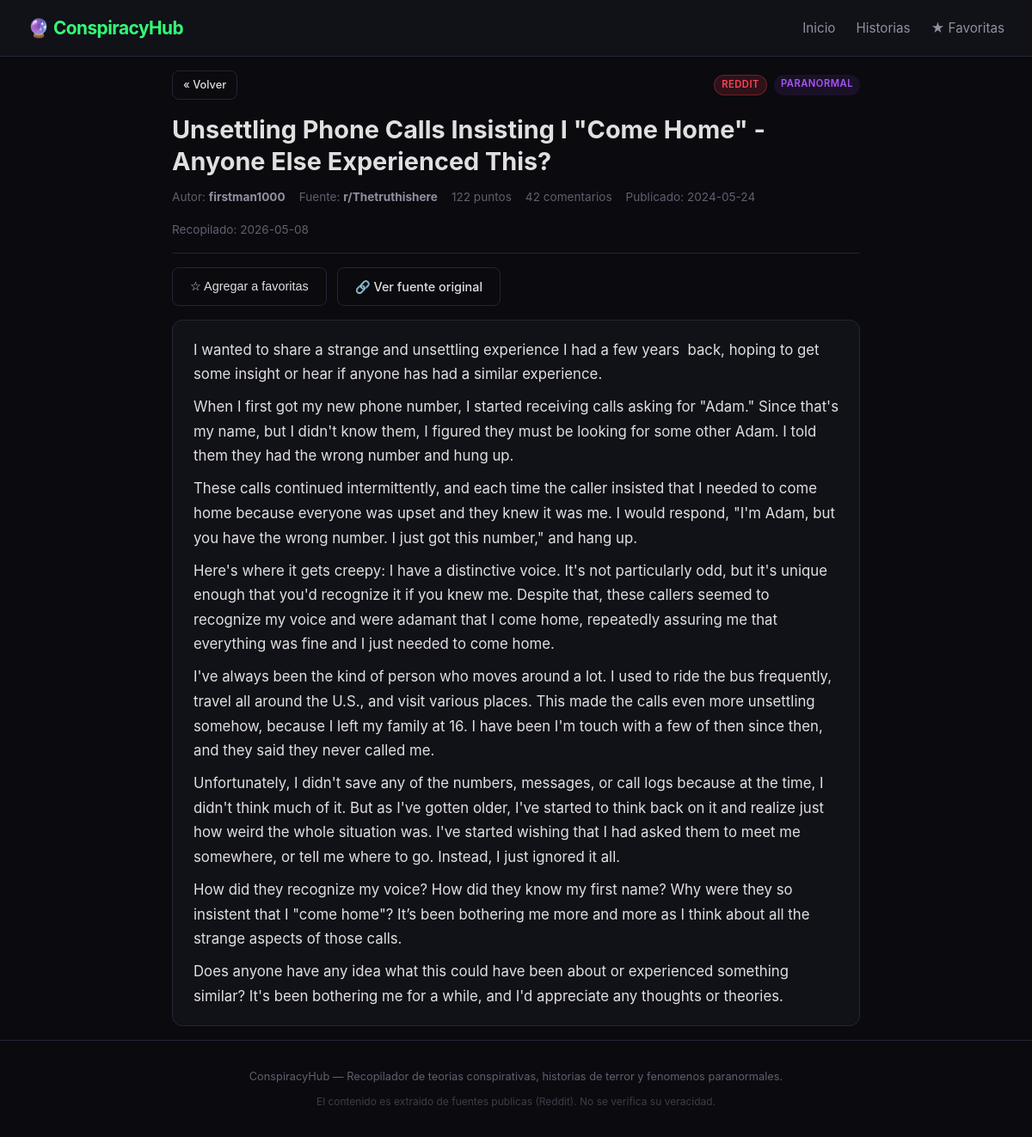
/stories/83, run on the app's committed database.
### tables this page shows
CREATE TABLE stories (
    id INTEGER PRIMARY KEY AUTOINCREMENT,
    title TEXT NOT NULL,
    content TEXT DEFAULT '',
    author TEXT DEFAULT '',
    source TEXT NOT NULL,
    source_url TEXT NOT NULL,
    sub_source TEXT DEFAULT '',
    score INTEGER DEFAULT 0,
    comment_count INTEGER DEFAULT 0,
    category TEXT DEFAULT 'paranormal',
    published_at TIMESTAMP,
    fetched_at TIMESTAMP DEFAULT CURRENT_TIMESTAMP,
    is_favorite INTEGER DEFAULT 0
);

### app.py (the view)
@app.get("/stories/{story_id}", response_class=HTMLResponse)
async def story_detail(request: Request, story_id: int):
    story = get_story(story_id)
    if not story:
        return templates.TemplateResponse(
            "story_detail.html",
            {"request": request, "story": None, "categories": CATEGORIES},
            status_code=404,
        )
    return templates.TemplateResponse(
        "story_detail.html",
        {"request": request, "story": story, "categories": CATEGORIES},
    )

### templates/story_detail.html (shortened to what this page needs)
{% extends "base.html" %}
{% block content %}
{% if story %}
<article class="story-detail">
    <div class="story-header">
        <a href="/stories" class="btn btn-outline btn-sm">&laquo; Volver</a>
        <div class="story-badges">
            <span class="badge badge-{{ story.source }}">{{ story.source }}</span>
            <span class="badge badge-{{ story.category }}">{{ story.category }}</span>
        </div>
    </div>
    <h1 class="story-title">{{ story.title }}</h1>
    <div class="story-info">
        {% if story.author %}<span>Autor: <strong>{{ story.author }}</strong></span>{% endif %}
        {% if story.sub_source %}<span>Fuente: <strong>{% if story.source == 'reddit' %}r/{% endif %}{{ story.sub_source }}</strong></span>{% endif %}
        <span>{{ story.score }} puntos</span>
        <span>{{ story.comment_count }} comentarios</span>
        <span>Publicado: {{ story.published_at[:10] if story.published_at else '?' }}</span>
        <span>Recopilado: {{ story.fetched_at[:10] if story.fetched_at else '?' }}</span>
    </div>
    <div class="story-actions">
        <button class="btn btn-outline favorite-btn" data-id="{{ story.id }}" data-fav="{{ story.is_favorite }}">
            {% if story.is_favorite %}&#9733; Quitar de favoritas{% else %}&#9734; Agregar a favoritas{% endif %}
        </button>
        <a href="{{ story.source_url }}" target="_blank" rel="noopener" class="btn btn-outline">
            &#128279; Ver fuente original
        </a>
    </div>
    <div class="story-content">
        {% if story.content %}
            {% for paragraph in story.content.strip().split('\n') %}
                {% if paragraph.strip() %}
                    <p>{{ paragraph }}</p>
                {% endif %}
            {% endfor %}
        {% else %}
            <p class="no-content"><em>Esta historia no tiene contenido de texto. <a href="{{ story.source_url }}" target="_blank" rel="noopener">Ver en la fuente original</a>.</em></p>
        {% endif %}
    </div>
</article>
{% else %}
<div class="empty-state">
    <p>&#128128; Historia no encontrada.</p>
    <p>Esta historia ya no existe o fue eliminada.</p>
    <a href="/stories" class="btn btn-primary">Ver todas las historias</a>
</div>
{% endif %}
{% endblock %}

### static/style.css (style rules this page uses)
:root { --bg-primary: #0a0a0f; --bg-secondary: #111118; --bg-card: #16161f; --bg-card-hover: #1e1e2a; --text-primary: #e0e0e0; --text-secondary: #9090a0; --text-muted: #606070; --accent-green: #33ff77; --accent-red: #ff4455; --accent-purple: #a855f7; --accent-blue: #3388ff; --accent-orange: #ff8844; --border: #252535; --border-hover: #3a3a4a; --radius: 8px; --radius-lg: 12px; --shadow: 0 2px 12px rgba(0, 0, 0, 0.4); --transition: 0.2s ease; }
*, *::before, *::after { margin: 0; padding: 0; box-sizing: border-box; }
html { font-size: 16px; scroll-behavior: smooth; }
body { font-family: -apple-system, BlinkMacSystemFont, "Segoe UI", Roboto, Oxygen, Ubuntu, Cantarell, sans-serif; background: var(--bg-primary); color: var(--text-primary); line-height: 1.6; min-height: 100vh; display: flex; flex-direction: column; }
.btn { display: inline-block; padding: 0.6rem 1.25rem; border: 1px solid var(--border); border-radius: var(--radius); font-size: 0.9rem; font-weight: 500; cursor: pointer; text-decoration: none; transition: all var(--transition); color: var(--text-primary); background: var(--bg-card); }
.btn-sm { padding: 0.35rem 0.75rem; font-size: 0.8rem; }
.btn-outline { background: transparent; border: 1px solid var(--border); }
.badge { display: inline-block; padding: 0.15rem 0.5rem; border-radius: 20px; font-size: 0.7rem; font-weight: 600; text-transform: uppercase; letter-spacing: 0.5px; }
.badge-reddit { background: rgba(255, 68, 85, 0.15); color: var(--accent-red); border: 1px solid rgba(255, 68, 85, 0.3); }
.badge-paranormal { background: rgba(168, 85, 247, 0.1); color: var(--accent-purple); }
.story-detail { max-width: 800px; margin: 0 auto; }
.story-header { display: flex; justify-content: space-between; align-items: center; margin-bottom: 1rem; }
.story-badges { display: flex; gap: 0.5rem; }
.story-title { font-size: 1.8rem; color: var(--text-primary); margin-bottom: 0.75rem; line-height: 1.3; }
.story-info { display: flex; flex-wrap: wrap; gap: 1rem; color: var(--text-muted); font-size: 0.85rem; margin-bottom: 1rem; padding-bottom: 1rem; border-bottom: 1px solid var(--border); }
.story-info strong { color: var(--text-secondary); }
.story-actions { display: flex; gap: 0.75rem; margin-bottom: 1rem; }
.story-content { background: var(--bg-secondary); border: 1px solid var(--border); border-radius: var(--radius-lg); padding: 1.25rem 1.5rem; line-height: 1.7; color: var(--text-primary); font-size: 1.05rem; word-wrap: break-word; }
.story-content p { margin-bottom: 0.6rem; white-space: pre-wrap; }
.story-content p:last-child { margin-bottom: 0; }

### data on the page
stories: source "REDDIT", category "PARANORMAL", title "Unsettling Phone Calls Insisting I \"Come Home\" - Anyone Else Experienced This?", author "firstman1000", sub_source "Thetruthishere", score "122", comment_count "42", published_at "2024-05-24", fetched_at "2026-05-08"

### other printed values
{{ paragraph }} "I wanted to share a strange and unsettling experience I had a few years back, hoping to get some insight or hear if anyone has had a similar experience." "Does anyone have any idea what this could have been about or experienced something similar? It's been bothering me for a while, and I'd appreciate any thoughts or theories."
